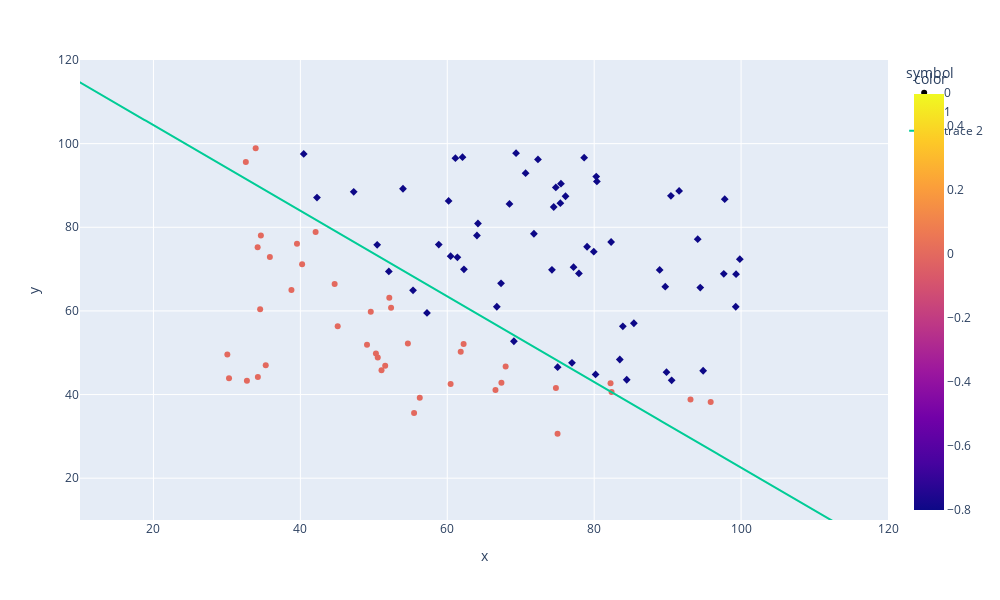

The cell this chart's notebook holds for it:
### Markdown cell above
### 绘制决策边界
  
该条边界满足：
$$
\theta_{0}+\theta_{1}x_{1}+\theta_{2}x_{2} = 0
$$

### Code cell
x1 = np.arange(130, step=0.1)
x2 = -(theta[0] + theta[1]*x1) / theta[2]

fig = px.scatter(x=data.exm1, y=data.exm2, symbol=data.result,color=(data.result*-0.8),height=600,width=1000)
fig.add_trace(go.Scatter(x=x1, y=x2, mode='lines'))
fig.update_layout(xaxis = dict(range = [10,120]), yaxis = dict(range = [10,120]))
fig.show()

### Figure 1 — Plotly figure (JSON) as saved in the notebook; plotly's stock layout.template omitted (floating-point values rounded to 4 significant figures; data arrays with more than 128 entries replaced by an {"elided": "..."} marker saying what was removed)
{"data": [{"hovertemplate": "symbol=0<br>x=%{x}<br>y=%{y}<br>color=%{marker.color}<extra></extra>", "legendgroup": "0", "marker": {"color": [0, 0, 0, 0, 0, 0, 0, 0, 0, 0, 0, 0, 0, 0, 0, 0, 0, 0, 0, 0, 0, 0, 0, 0, 0, 0, 0, 0, 0, 0, 0, 0, 0, 0, 0, 0, 0, 0, 0, 0], "coloraxis": "coloraxis", "symbol": "circle"}, "mode": "markers", "name": "0", "orientation": "v", "showlegend": true, "type": "scatter", "x": [34.62, 30.29, 35.85, 45.08, 95.86, 75.01, 39.54, 67.95, 67.37, 50.53, 34.21, 93.11, 61.83, 38.79, 52.11, 40.24, 54.64, 33.92, 74.79, 34.18, 51.55, 82.37, 51.05, 62.22, 34.52, 50.29, 49.59, 32.58, 35.29, 56.25, 30.06, 44.67, 66.56, 49.07, 32.72, 60.46, 82.23, 42.08, 52.35, 55.48], "xaxis": "x", "y": [78.02, 43.89, 72.9, 56.32, 38.23, 30.6, 76.04, 46.68, 42.84, 48.86, 44.21, 38.8, 50.26, 65.0, 63.13, 71.17, 52.21, 98.87, 41.57, 75.24, 46.86, 40.62, 45.82, 52.06, 60.4, 49.8, 59.81, 95.6, 47.02, 39.26, 49.59, 66.45, 41.09, 51.88, 43.31, 42.51, 42.72, 78.84, 60.77, 35.57], "yaxis": "y"}, {"hovertemplate": "symbol=1<br>x=%{x}<br>y=%{y}<br>color=%{marker.color}<extra></extra>", "legendgroup": "1", "marker": {"color": [-0.8, -0.8, -0.8, -0.8, -0.8, -0.8, -0.8, -0.8, -0.8, -0.8, -0.8, -0.8, -0.8, -0.8, -0.8, -0.8, -0.8, -0.8, -0.8, -0.8, -0.8, -0.8, -0.8, -0.8, -0.8, -0.8, -0.8, -0.8, -0.8, -0.8, -0.8, -0.8, -0.8, -0.8, -0.8, -0.8, -0.8, -0.8, -0.8, -0.8, -0.8, -0.8, -0.8, -0.8, -0.8, -0.8, -0.8, -0.8, -0.8, -0.8, -0.8, -0.8, -0.8, -0.8, -0.8, -0.8, -0.8, -0.8, -0.8, -0.8], "coloraxis": "coloraxis", "symbol": "diamond"}, "mode": "markers", "name": "1", "orientation": "v", "showlegend": true, "type": "scatter", "x": [60.18, 79.03, 61.11, 75.02, 76.1, 84.43, 82.31, 69.36, 53.97, 69.07, 70.66, 76.98, 89.68, 77.92, 62.27, 80.19, 61.38, 85.4, 52.05, 64.18, 83.9, 94.44, 77.19, 97.77, 62.07, 91.56, 79.94, 99.27, 90.55, 97.65, 74.25, 71.8, 75.4, 40.46, 80.28, 66.75, 64.04, 72.35, 60.46, 58.84, 99.83, 47.26, 50.46, 88.91, 94.83, 67.32, 57.24, 80.37, 68.47, 75.48, 78.64, 94.09, 90.45, 74.49, 89.85, 83.49, 42.26, 99.32, 55.34, 74.78], "xaxis": "x", "y": [86.31, 75.34, 96.51, 46.55, 87.42, 43.53, 76.48, 97.72, 89.21, 52.74, 92.93, 47.58, 65.8, 68.97, 69.95, 44.82, 72.81, 57.05, 69.43, 80.91, 56.31, 65.57, 70.46, 86.73, 96.77, 88.7, 74.16, 61.0, 43.39, 68.86, 69.82, 78.45, 85.76, 97.54, 92.12, 60.99, 78.03, 96.23, 73.09, 75.86, 72.37, 88.48, 75.81, 69.8, 45.69, 66.59, 59.51, 90.96, 85.59, 90.42, 96.65, 77.16, 87.51, 84.85, 45.36, 48.38, 87.1, 68.78, 64.93, 89.53], "yaxis": "y"}, {"mode": "lines", "type": "scatter", "x": {"elided": "1300 float values"}, "y": {"elided": "1300 float values"}}], "layout": {"coloraxis": {"colorbar": {"title": {"text": "color"}}, "colorscale": [[0, "#0d0887"], [0.1111, "#46039f"], [0.2222, "#7201a8"], [0.3333, "#9c179e"], [0.4444, "#bd3786"], [0.5556, "#d8576b"], [0.6667, "#ed7953"], [0.7778, "#fb9f3a"], [0.8889, "#fdca26"], [1, "#f0f921"]]}, "height": 600, "legend": {"title": {"text": "symbol"}, "tracegroupgap": 0}, "margin": {"t": 60}, "width": 1000, "xaxis": {"anchor": "y", "domain": [0, 1], "range": [10, 120], "title": {"text": "x"}}, "yaxis": {"anchor": "x", "domain": [0, 1], "range": [10, 120], "title": {"text": "y"}}}}
